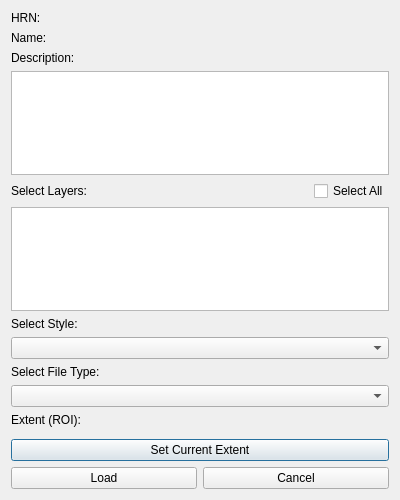
<?xml version="1.0" encoding="UTF-8"?>

<!--
#
# Copyright (c) 2024 HERE Europe B.V.
#
# SPDX-License-Identifier: MIT
# License-Filename: LICENSE
#
-->

<ui version="4.0">
 <class>ImlMapPopup</class>
 <widget class="QDialog" name="ImlMapPopup">
  <property name="geometry">
   <rect>
    <x>0</x>
    <y>0</y>
    <width>400</width>
    <height>500</height>
   </rect>
  </property>
  <property name="windowTitle">
   <string>IML Map Details</string>
  </property>
  <layout class="QVBoxLayout" name="verticalLayout">
   <item>
    <widget class="QLabel" name="hrnLabel">
     <property name="text">
      <string>HRN: </string>
     </property>
    </widget>
   </item>
   <item>
    <widget class="QLabel" name="nameLabel">
     <property name="text">
      <string>Name: </string>
     </property>
    </widget>
   </item>
   <item>
    <widget class="QLabel" name="descriptionLabel">
     <property name="text">
      <string>Description: </string>
     </property>
    </widget>
   </item>
   <item>
    <widget class="QTextEdit" name="descriptionText">
     <property name="readOnly">
      <bool>true</bool>
     </property>
    </widget>
   </item>
   <item>
    <layout class="QHBoxLayout" name="layerSelectLayout">
     <item>
      <widget class="QLabel" name="layerListLabel">
       <property name="text">
        <string>Select Layers:</string>
       </property>
      </widget>
     </item>
     <item>
      <spacer name="horizontalSpacer">
       <property name="orientation">
        <enum>Qt::Horizontal</enum>
       </property>
       <property name="sizeHint" stdset="0">
        <size>
         <width>40</width>
         <height>20</height>
        </size>
       </property>
      </spacer>
     </item>
     <item>
      <widget class="QCheckBox" name="select_all_checkbox">
       <property name="text">
        <string>Select All</string>
       </property>
      </widget>
     </item>
    </layout>
   </item>
   <item>
    <widget class="QListWidget" name="layer_list_widget">
     <property name="selectionMode">
      <enum>QAbstractItemView::SingleSelection</enum>
     </property>
    </widget>
   </item>

   <item>
    <widget class="QLabel" name="style_label">
     <property name="text">
      <string>Select Style:</string>
     </property>
    </widget>
   </item>
   <item>
    <widget class="QComboBox" name="style_dropdown"/>
   </item>

   <item>
    <widget class="QLabel" name="file_type">
     <property name="text">
      <string>Select File Type:</string>
     </property>
    </widget>
   </item>
   <item>
    <widget class="QComboBox" name="filetype_dropdown"/>
   </item>

   <item>
    <widget class="QLabel" name="extent_label">
     <property name="text">
      <string>Extent (ROI):</string>
     </property>
    </widget>
   </item>
   <item>
    <widget class="QgsExtentWidget" name="extent_input">
    </widget>
   </item>
   <item>
    <widget class="QPushButton" name="extent_button">
     <property name="text">
      <string>Set Current Extent</string>
     </property>
    </widget>
   </item>
   <item>
    <layout class="QHBoxLayout" name="buttonLayout">
     <item>
      <widget class="QPushButton" name="loadButton">
       <property name="text">
        <string>Load</string>
       </property>
      </widget>
     </item>
     <item>
      <widget class="QPushButton" name="cancelButton">
       <property name="text">
        <string>Cancel</string>
       </property>
      </widget>
     </item>
    </layout>
   </item>
  </layout>
 </widget>
 <customwidgets>
  <customwidget>
   <class>QgsExtentWidget</class>
   <extends></extends>
   <header>qgis.gui</header>
  </customwidget>
 </customwidgets>
 <resources/>
 <connections/>
</ui>
